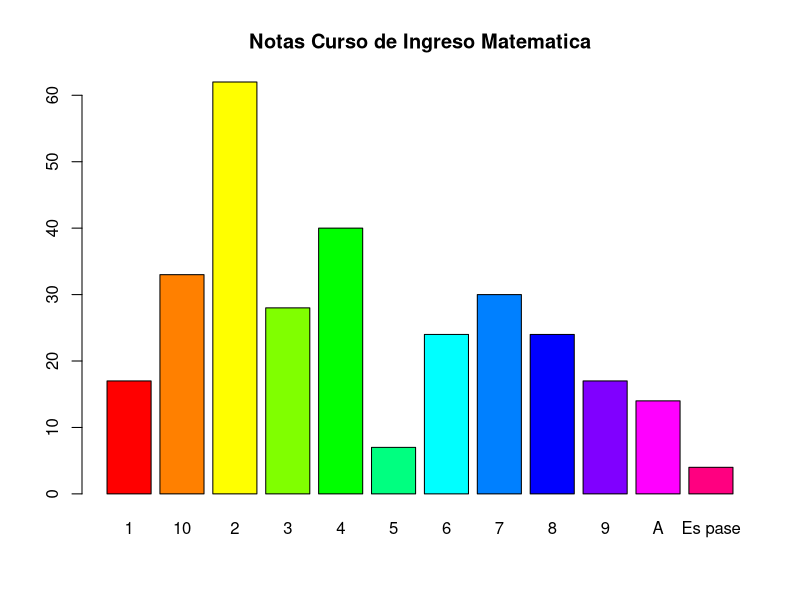

The R script that drew this image: (Note: this script raises an error after producing the figure.)

#setwd("C:/Users/numal/Desktop/Facultad/TPR")
#setwd("C:/Users/Numa/Desktop/PredictorAcademico")

library(readxl)
library(dplyr)
library(tidyr)

changeErrors <- function(str, tokenArray, fixedArray, booleanFixed = FALSE){
  newArray <- sapply(tokenArray, grepl, str, ignore.case = TRUE, fixed = booleanFixed)
  index <- which(newArray == TRUE)[1]
  if(!is.na(index)){
    fixedArray[index]
  }else{
    str
  }
}

#entry19 <- read_excel("C:/Users/numal/Desktop/Facultad/TPR/INGRESO 2019-ANON.xlsx")
#entry18 <- read_excel("C:/Users/numal/Desktop/Facultad/TPR/INGRESO 2018-ANON.xlsx")
#entry1819 <- read_excel("C:/Users/numal/Desktop/Facultad/TPR/INGRESO 2018-2019-ANON.xlsx")
entry19 <- read_excel("INGRESO 2019-ANON.xlsx")
entry18 <- read_excel("INGRESO 2018-ANON.xlsx")
entry19 <- entry19[,-19] # aportaba demasiado poco dato la columna de status ingenieria
entry19<- entry19[,-1]
entry19<- entry19[,-1]
entry19 <- rename(entry19, TDB='Tipo.de..Beneficio')
entry19 <- rename(entry19, Status = 'Estado.del..Aspirante')
entry19 <- select(entry19, -TDB)
entry19<- select(entry19,-Porcentaje..Otorgado)
entry18<-entry18[,-1]
entry18<-entry18[,-1]
entry18 <- select(entry18, -Tipo.de..Beneficio)

colnames(entry19) <- c("Names", "Sex","Carreer","Cohort", "Entry", "CMATH","RMATH", "CPHYS", "RPHYS","MEAN", "REQBENEFIT","OBT.SCHOLARSHIP", "SCHOOLMEAN","STATUS","SCHOOL")
colnames(entry18) <- c("Names", "Sex","Carreer","Cohort", "Entry", "CMATH","RMATH", "CPHYS", "RPHYS","MEAN", "REQBENEFIT","OBT.SCHOLARSHIP", "SCHOOLMEAN","STATUS","SCHOOL")

entry<- rbind(entry18,entry19)


wrong <- c("NO","BAJA","OBTIENE" ,"BFI N/A","Si")
correct <- c("NO","NO","SI","SI","SI")
entry$OBT.SCHOLARSHIP <- sapply(entry$OBT.SCHOLARSHIP, changeErrors, wrong, correct)

wrong <-c("Cuatrimestral","Febrero", "Octubre", "Septiembre","Agosto","Directo","Diciembre")
correct<-c("Cuatrimestral","Febrero","Octubre","Septiembre","Agosto","Directo","Diciembre" )
entry$Entry <- sapply(entry$Entry,changeErrors,wrong,correct)

wrong<- c("NA","N/A", "-","AUS","AUSENTE","ausente","Es pase","Desaprobado")
correct <- c(NA,NA,NA,"A","A","A","Es pase","2")
entry$CMATH <- sapply(entry$CMATH,changeErrors,wrong,correct)
entry$RMATH <- sapply(entry$RMATH,changeErrors,wrong,correct)
entry$CPHYS <- sapply(entry$CPHYS,changeErrors,wrong,correct)
entry$RPHYS <- sapply(entry$RPHYS,changeErrors,wrong,correct) 


wrong <- c("NO","BAJA","OBTIENE" ,"BFI N/A","Si")
correct <- c("NO","NO","SI","SI","SI")
entry$OBT.SCHOLARSHIP <- sapply(entry$OBT.SCHOLARSHIP, changeErrors, wrong, correct)

wrong <- c("Antonio Berni", "Bede","Cardenal Pironio", "Colegio del Pilar","E.E.S.T. N°2","Goethe", "Lincoln","Lasalle", "Los Robles", "Michael Ham","Northfield School
","Northlands","Oakhill","Pilgrims","San Felipe","San Jose","Santa Ines","Santa Maria","Sworn","Sowrn","St. Catherine's Moorlands","St. George´s","St. John's","St. Mary of the Hills","St. Matthew's College","Verbo Divino","Wellspring")

correct <- c("Antonio Berni", "Bede's Grammar School", "Cardenal Pironio", "Colegio Del Pilar","E.E.S.T N°2","Goethe","Lincoln","Lasalle","Los Robles","Michael Ham","Northfield School
","Northlands","Oakhill","Pilgrims","San Felipe","San Jose","Santa Ines","Santa Maria","Sworn","Sworn", "Moorlands","St. George´s","St. John's","St. Mary of the Hills","St. Matthew's College","Verbo Divino","Wellspring")

entry$SCHOOL <- sapply(entry$SCHOOL, changeErrors, wrong, correct)

barplot(table(entry$CMATH),main= "Notas Curso de Ingreso Matematica", col = rainbow(12))



#2019
names(entry19)

#filter(entry19, TDB==NA)
entry[entry == "NA"] <- NA
entry[entry == "N/A"] <- NA
entry[entry == "AUS" | entry19 == "AUSENTE" | entry19 == "ausente"] <- "A"








# > which(entry19$Obtiene..BECA=='BAJA') con esto puedo ver donde esta lo que le paso en esa columna

entry19$Obtiene..BECA[which(entry19$Obtiene..BECA == 'BAJA')] <- NA # elimina los datos que le paso de esa columna
entry19$Obtiene..BECA[which(entry19$Obtiene..BECA == 'Si')] <- "OBTIENE"
entry19[entry19 == "N/A"] <- NA
entry19$Obtiene..BECA[which(entry19$Obtiene..BECA == 'No')] <- "NO OBTIENE"
entry19[entry19=="Cuatrimestral Part Time"] <-"Ingreso Cuatrimestral"
entry19[entry19=="Cuatrimestral Full Time"] <-"Ingreso Cuatrimestral"
entry19[entry19=="Cuatrimestral Full Time 19"] <-"Ingreso Cuatrimestral"
entry19[entry19=="Curso Febrero"] <-"Ingreso Febrero"
entry19[entry19=="Curso Febrero MAT"] <-"Ingreso Febrero"
entry19[entry19=="Febrero Libre"] <-"Ingreso Febrero"
entry19[entry19=="Curso Octubre Nordelta"] <-"Ingreso Octubre"
entry19[entry19=="Curso Octubre Pilar"] <-"Ingreso Octubre"
entry19[entry19=="Curso Septiembre"] <-"Ingreso Septiembre"
entry19[entry19=="Curso Septiembre(Libre)"] <-"Ingreso Septiembre"
entry19$Cal.MAT[entry19$Cal.MAT == "A"] <- "1"
entry19$Cal.MAT[entry19$Cal.FIS == "A"] <- "1"



#entry19<- select(entry19,-Beneficio..Solicitado....)




#2018
names(entry18)
unique(entry18[,1])#son solo numeros random asi q los elimino






entry18[entry18=="Ingreso Directo (i feb)"] <-"Ingreso Directo"
entry18[entry18=="Ingreso Directo (i sep)"] <-"Ingreso Directo"
entry18[entry18=="Ingreso Directo (i oct)"] <-"Ingreso Directo"
entry18[entry18=="Cuatrimestral Part Time"] <-"Ingreso Cuatrimestral"
entry18[entry18=="Ingreso Febrero MAT"]<- "Ingreso Febrero"
entry18[entry18=="Ingreso Octubre Pilar"]<-"Ingreso Octubre"
entry18[entry18=="Ingreso Libre Diciembre"]<-"Ingreso Diciembre"
entry18[entry18=="Cuatrimestral Full Time"]<-"Ingreso Cuatrimestral"
entry18[entry18=="Ingreso Libre Febrero"]<-"Ingreso Febrero"
entry18[entry18=="Ingreso Libre Febrero MAT"]<-"Ingreso Febrero"



#hay que definir que va a ser la "-"
entry18[entry18=="3"]<-"Desaprobado"
entry18[entry18=="2"]<-"Desaprobado"
entry18[entry18=="1"]<-"Desaprobado"
entry18[entry18=="  "]<-NA
entry18[entry18=="-"]<-NA
entry18[entry18=="Es pase"]<-""
entry18[entry18=="Es pase interno"]<-"4"
entry18[entry18=="AUS"]<-"A"
entry18[entry18=="x"]<-"-"
entry18[entry18=="MO"]<-"NO"
entry18[entry18=="falta doc y CI"]<-"NO"
entry18[entry18=="6,5"]<-"6"
entry18[entry18=="5.5"]<-"5"
entry18[entry18=="7.5"]<-"7"
entry18[entry18=="8.5"]<-"8"
entry18[entry18=="6.5"]<-"6"
entry18[entry18=="9.5"]<-"9"
#entry18<-entry18[,-14] #no tienen datos solo NA
entry18[entry18==" Instituto Alfredo R. Bufano (Mendoza)"] <-"Instituto Alfredo R. Bufano"
entry18[entry18=="Ipesmi (Misiones)"] <-"Ipesmi"
entry18[entry18=="Jose Manuel Estrada (Zarate)"]<-"Jose Manuel Estrada"
entry18[entry18=="La Salle (Florida)"]<-"La Salle"
entry18[entry18=="CIREG (Tierra del Fuego)"]<-"CIREG"
entry18[entry18=="Colegio Peruano Britanico (Peru)"]<-"Colegio Peruano Britanico"
entry18[entry18=="ESBA (San Miguel)"]<-"ESBA"
entry18[entry18=="Escuela del Alba (Lincoln)"]<-"Escuela del Alba"
entry18[entry18=="Escuela Provincial Técnica 760 Guardacostas Rio Iguazu (Comodoro Rivadavia)"]<-"Escuela Provincial Técnica 760 Guardacostas Rio Iguazu"
entry18[entry18=="Instituto Alfredo R. Bufano (Mendoza)"]<-"Instituto Alfredo R. Bufano"
entry18[entry18==" Lincoln (Del Viso) " ]<-"Lincoln"
entry18[entry18== "Lord Byron School (Peru)"]<-"Lord Byron School"
entry18[entry18=="Los Robles (Pilar)"]<-"Los Robles"
entry18[entry18=="Michael Ham (Nordelta)"]<-"Michael Ham"
entry18[entry18=="Michael Ham (Vicente Lopez)"]<-"Michael Ham"
entry18[entry18=="Northfield School (Escobar"]<-"Northfield School"
entry18[entry18=="Northlands (Nordelta)"]<-"Northlands"
entry18[entry18=="Pilgrims (Pacheco)"]<-"Pilgrims"
entry18[entry18=="Pilgrims (San Isidro)"]<-"Pilgrims"
entry18[entry18=="San Isidro Labrador (La Paz)"]<-"San Isidro Labrador"
entry18[entry18=="San Lucas (Olivos)"]<-"San Lucas"
entry18[entry18=="San Nicolas (Olivos)"]<-"San Nicolas"
entry18[entry18=="Santo Tomas (La Pampa)"]<-"Santo Tomas"
entry18[entry18=="St. Anne's School (Paraguay)"]<-"St. Anne's School"
entry18[entry18=="St. Hilda's (Hurlingam)"]<-"St. Hilda's"
entry18[entry18=="St. Paul's (Hurlingam)"]<-"St. Paul's"
entry18[entry18=="Sworn College (Moreno)"]<-"Sworn College"
entry18[entry18=="Wellspring School (Del Viso)"]<-"Wellspring School"
entry18[entry18=="E.E.S.T. N°2"]<-"E.E.S.T N°2"
entry18[entry18=="E.E.S.T. N° 3"]<-"E.E.S.T. N°3"

entry18<-entry18[,-11]


##entry1819




entry18feb<-entry18[which(entry18$Oportunidad..del.Ingreso=="Ingreso Febrero"), ]
dim(entry18[which(entry18$Oportunidad..del.Ingreso=="Ingreso Febrero"), ])
table(entry18[which(entry18$Oportunidad..del.Ingreso=="Ingreso Febrero"),8])
## el 30% de los imgresantes de febrero obtuvieron beca

entry18Cuat<-entry18[which(entry18$Oportunidad..del.Ingreso=="Ingreso Cuatrimestral"), ]
dim(entry18[which(entry18$Oportunidad..del.Ingreso=="Ingreso Cuatrimestral"), ])
table(entry18[which(entry18$Oportunidad..del.Ingreso=="Ingreso Cuatrimestral"),8])
## el 25% de los ingresantes cuatrimestrales obtuvieron beca

entry18Sep<-entry18[which(entry18$Oportunidad..del.Ingreso=="Ingreso Septiembre"), ]
dim(entry18[which(entry18$Oportunidad..del.Ingreso=="Ingreso Septiembre"), ])
table(entry18[which(entry18$Oportunidad..del.Ingreso=="Ingreso Septiembre"),8])
## el 42% de los ingresantes de septiembre obtuvieron beca
entry18feb<-entry18[which(entry18$Oportunidad..del.Ingreso=="Ingreso Octubre"), ]
dim(entry18[which(entry18$Oportunidad..del.Ingreso=="Ingreso Octubre"), ])
table(entry18[which(entry18$Oportunidad..del.Ingreso=="Ingreso Octubre"),8])
## el  10% obtuvo beca

entry18Dic<-entry18[which(entry18$Oportunidad..del.Ingreso=="Ingreso Diciembre"), ]
dim(entry18[which(entry18$Oportunidad..del.Ingreso=="Ingreso Diciembre"), ])
table(entry18[which(entry18$Oportunidad..del.Ingreso=="Ingreso Diciembre"),8])
## Nadie obtuvo beca



entry18Muj<-entry18[which(entry18$Sexo=="F" ), ]
dim(entry18[which(entry18$Sexo=="F"& !is.na(entry18$Cal.MAT)), ])
table(entry18[which(entry18$Sexo=="F"),6])
## el 67% de las mujeres que rindieron matematica aprobaron

entry18Homb<-entry18[which(entry18$Sexo=="M" ), ]
dim(entry18[which(entry18$Sexo=="M"& !is.na(entry18$Cal.MAT)), ])
table(entry18[which(entry18$Sexo=="M"),6])
## el 60% de los hombres que rindieron matematica aprobaron

